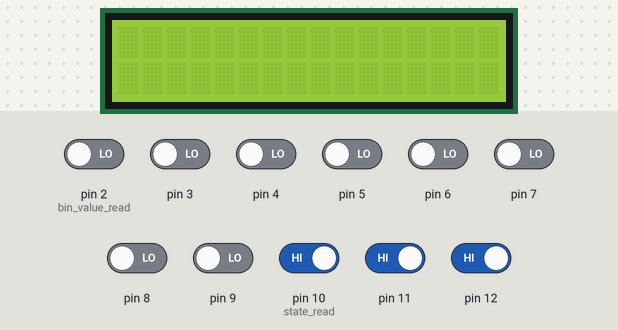
Recording of a sketch running on a simulated Arduino Uno, built with avr-gcc and run on an emulated ATmega328P. On the bench: 16×2 character LCD. Inputs (shaded band) come from the test bench; at power-on: pin 10 (state_read), pin 11, pin 12 HIGH, pin 2 (bin_value_read), pin 3–9 LOW.

Above: at 1.2 s.
1.3 s: pin 12 driven LOW
At 1.7 s:
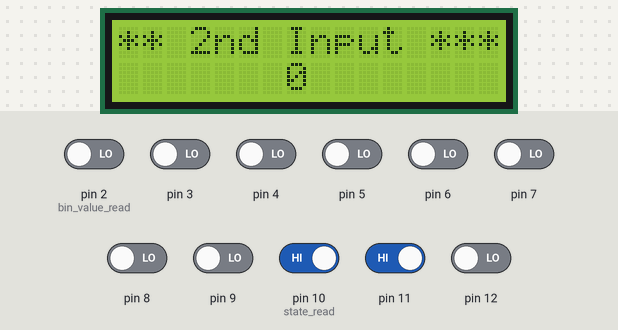
2.8 s: pin 10 (state_read) driven LOW
At 3.9 s:
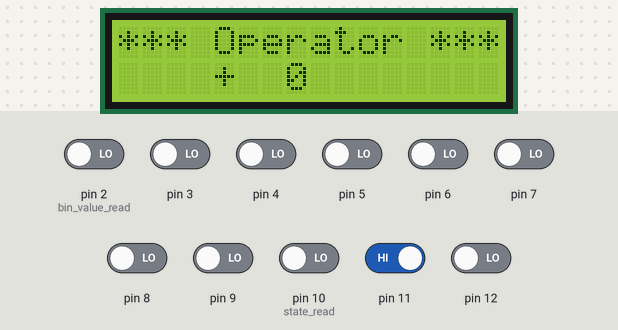
4.3 s: pin 2 (bin_value_read) driven HIGH
5.8 s: pin 3 driven HIGH
At 6.5 s:
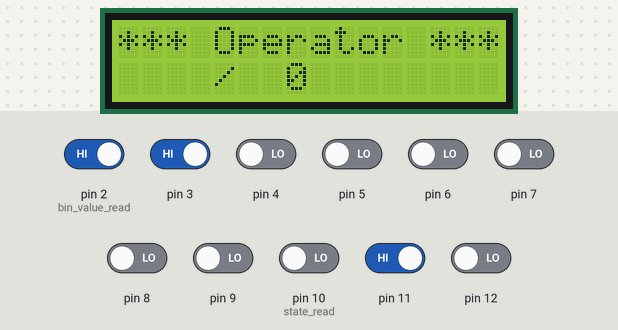
7.3 s: pin 11 driven LOW
At 8.3 s:
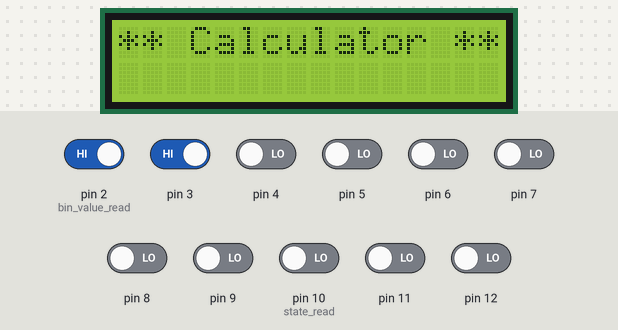
8.8 s: pin 10 (state_read) driven HIGH
At 9.9 s:
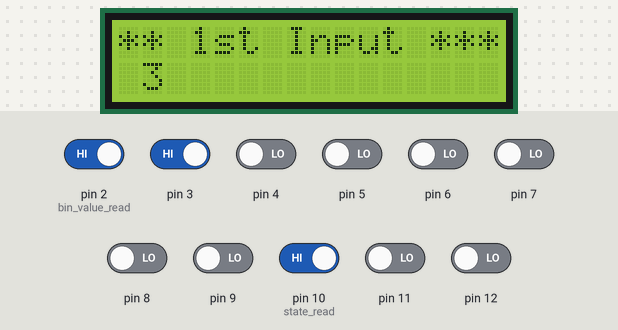
Timing chart, 0 to 11.3 s (numbered marks = the images above; inputs shaded):
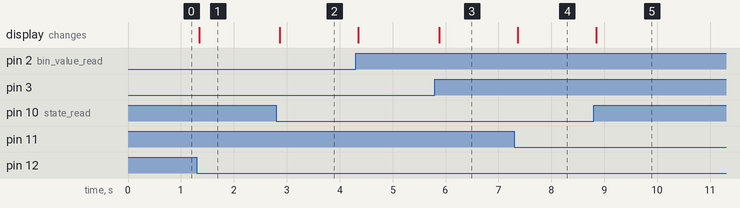

The sketch:

Calculator_project_state_ard.ino
```cpp
#include <Wire.h> // Library for I2C communication
#include <LiquidCrystal_I2C.h> // Library for LCD


LiquidCrystal_I2C lcd = LiquidCrystal_I2C(0x27, 16, 2); // Change to (0x27,16,2) for 16x2 LCD.

void setup() {
  lcd.init();
  lcd.backlight();
  Serial.begin(4800);
  pinMode(2,INPUT);     //bin value read
  pinMode(3,INPUT);
  pinMode(4,INPUT);
  pinMode(5,INPUT);
  pinMode(6,INPUT);
  pinMode(7,INPUT);
  pinMode(8,INPUT);
  pinMode(9,INPUT);
  pinMode(10,INPUT);    //state read
  pinMode(11,INPUT);
  pinMode(12,INPUT);

}

void loop() {

 int Answer = 0;
 int a = 0 ;
 int b = 0;
 int c = 0;
 int d = 0;
 int e = 0;
 int f = 0;
 int g = 0;
 int h = 0;
 static int op1 = 0;

  if(digitalRead(2)==HIGH){
    a = 1;
   // Serial.println(a);
   }
  if(digitalRead(3)==HIGH){
    b = 1;
   }
  if(digitalRead(4)==HIGH){
    c = 1;
   }
  if(digitalRead(5)==HIGH){
    d = 1;
   }
    if(digitalRead(6)==HIGH){
    e = 1;
   // Serial.println(a);
   }
  if(digitalRead(7)==HIGH){
    f = 1;
   }
  if(digitalRead(8)==HIGH){
    g = 1;
   }
  if(digitalRead(9)==HIGH){
    h = 1;
   }

   Answer = a+(b*2)+(c*4)+(d*8)+(e*16)+(f*32)+(g*64)+(h*128);

    if((digitalRead(10)==LOW) && (digitalRead(11)==LOW) && (digitalRead(12)==LOW)){                    // Reset
          delay(25);
          lcd.clear();

          lcd.setCursor(0, 0); // Set the cursor on the first column and first row.
          lcd.print("** Calculator **");//total = 16
          op1 = 0;
          //lcd.setCursor(1, 1); //Set the cursor on the third column and the second row (counting starts at 0!).
          //lcd.print(Answer); // Print the string "Hello World!"

    }
    else if((digitalRead(12)==LOW) && (digitalRead(11)==LOW) && (digitalRead(10)==HIGH)){               // Inp1
        delay(25);
        //lcd.clear();

        lcd.setCursor(0, 0);
        lcd.print("** 1st Input ***");

        lcd.setCursor(1, 1);
        lcd.print(Answer);
    }
    else if((digitalRead(12)==LOW) && (digitalRead(11)==HIGH) && (digitalRead(10)==LOW)){              // Operator
       delay(25);
       //lcd.clear();

       lcd.setCursor(0, 0);
       lcd.print("*** Operator ***");

       lcd.setCursor(4, 1);
       //lcd.print(Answer);
       switch (Answer) {
         case 0:
           lcd.print("+");//2 operands
           break;
         case 1:
            lcd.print("-");//2 operands
            break;
         case 2:
            lcd.print("*");//2 operands
            break;
         case 3:
             lcd.print("/");//2 operands
             break;
         case 4:
            lcd.print("%");//2 operands
           break;
         case 5:
            lcd.print("^2");//1 operands
            op1 = 1;
            break;
         case 6:
            lcd.print("!");//1 operands
            op1 = 1;
            break;
         case 7:
             //lcd.print("pnr");//2 operands
             break;
         default:
           lcd.print(" ");
            break;
           break;
       }


    }
    else if((digitalRead(12)==LOW) && (digitalRead(11)==HIGH) && (digitalRead(10)==HIGH)){               // Inp2
         delay(25);
         //lcd.clear();
         lcd.setCursor(0, 0);
         lcd.print("** 2nd Input ***");

        if (op1 == 1){
         lcd.setCursor(7, 1);
         lcd.print("_");
        }
        else{
         lcd.setCursor(7, 1);
         lcd.print(Answer);
        }

    }
    else if((digitalRead(12)==HIGH) && (digitalRead(11)==LOW) && (digitalRead(10)==LOW)){              // Result
           delay(25);
           //lcd.clear();

           lcd.setCursor(0, 0);
           lcd.print("**** Result ****");

           lcd.setCursor(10, 1);
           lcd.print("=");

           lcd.setCursor(13, 1);
           lcd.print(Answer);
    }
    else{
    // Reset
    }


}
```

Measured:
- after the input at 1.3 s, the display: changes at once (image 1)
- after the input at 2.8 s, the display: changes after 0.07 s (image 2)
- after the input at 5.8 s, the display: changes after 0.08 s (image 3)
- after the input at 7.3 s, the display: changes after 0.06 s (image 4)
- after the input at 8.8 s, the display: changes at once (image 5)
